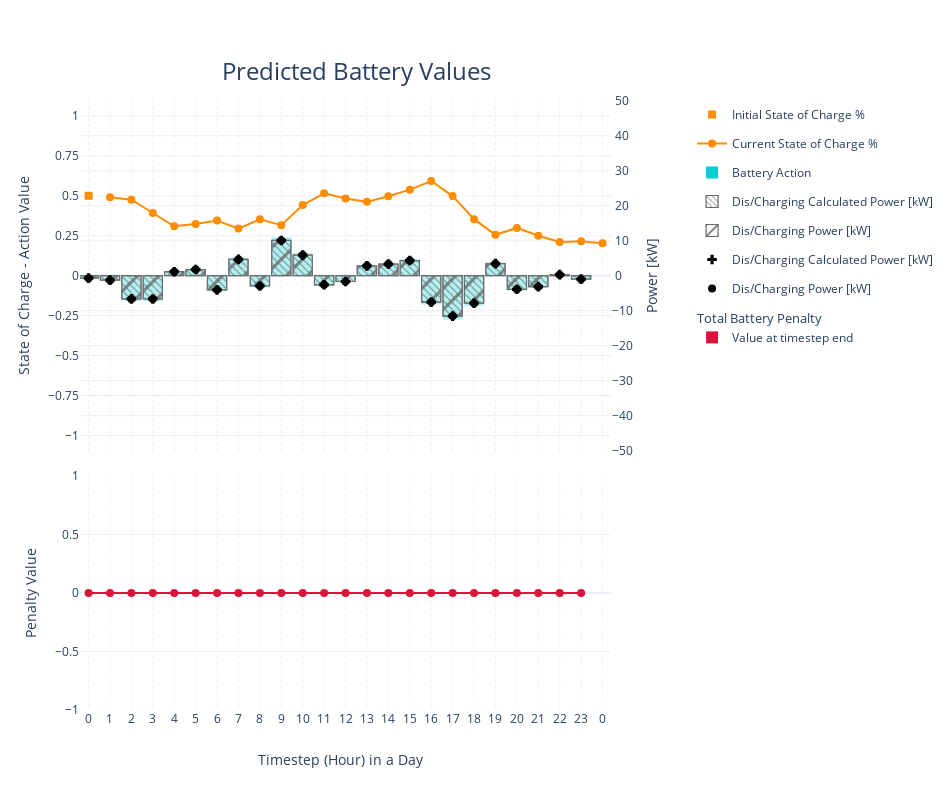

Here is the notebook cell this chart was saved with:
### Markdown cell above
#### Predicted Battery System Values and Penalties

### Code cell
subplot_fig = make_subplots(
    rows=2,
    row_heights=[0.6, 0.4],
    cols=1,
    shared_xaxes=True,
    vertical_spacing=0.04,
    specs=[[{'secondary_y': True}], [{'secondary_y': True}]]
)

subplot_fig.add_scatter(y=[0.5], yaxis='y', row=1, col=1, secondary_y=False,
                        x=[0], line_shape='linear', name='Initial State of Charge %', mode='markers',
                        marker=dict(size=8, symbol='square-dot'), line=dict(color='darkorange'), showlegend=True)
subplot_fig.add_scatter(y=battery_predictions['Battery SOC'], yaxis='y', row=1, col=1, secondary_y=False,
                        x=battery_predictions.index+1, line_shape='linear', name='Current State of Charge %', mode='markers+lines',
                        marker=dict(size=8, symbol='circle-dot'), line=dict(color='darkorange'), showlegend=True)
subplot_fig.add_bar(y=battery_predictions['Battery Action'], showlegend=True, yaxis='y2', width=0.9, row=1, col=1, secondary_y=False,
                    marker=dict(color='darkturquoise', coloraxis='coloraxis', opacity=0.3, line_width=0), name='Battery Action')

subplot_fig.add_bar(y=battery_predictions['Battery Calculated Power Value'], showlegend=True, yaxis='y3', width=0.9, row=1, col=1, secondary_y=True,
                    marker=dict(color='dimgrey', pattern=dict(shape='\\', fillmode='replace', size=5), opacity=0.8, line_width=1.2, line_color='dimgrey'), name='Dis/Charging Calculated Power [kW]')
subplot_fig.add_bar(y=battery_predictions['Battery Power Value'], showlegend=True, yaxis='y3', width=0.9, row=1, col=1, secondary_y=True,
                    marker=dict(color='dimgrey', pattern=dict(shape='/', fillmode='replace', size=15), opacity=0.8, line_width=1.2, line_color='dimgrey'), name='Dis/Charging Power [kW]')

subplot_fig.add_scatter(y=battery_predictions['Battery Calculated Power Value'], line_shape='linear', secondary_y=True, 
                        name='Dis/Charging Calculated Power [kW]', mode='markers', yaxis='y3', row=1, col=1,
                        marker=dict(size=8, symbol='cross'), line=dict(color='black'), showlegend=True)
subplot_fig.add_scatter(y=battery_predictions['Battery Power Value'], line_shape='linear', secondary_y=True,
                        name='Dis/Charging Power [kW]', mode='markers', yaxis='y3', row=1, col=1,
                        marker=dict(size=8, symbol='circle'), line=dict(color='black'), showlegend=True)

pbpenalties = penalties['Total Battery Penalty']
subplot_fig.add_scatter(y=pbpenalties, line_shape='linear', row=2, col=1, name='Value at timestep end', mode='lines+markers',
                        marker=dict(size=8, symbol='circle'), line=dict(color='crimson'), fill='tozeroy',
                        showlegend=False, secondary_y=False,
                        )
subplot_fig.add_bar(x=penalties.index, y=pbpenalties, row=2, col=1, name='Value at timestep end', secondary_y=False,
                        width=0.2, legendgrouptitle=dict(text='Total Battery Penalty'), legendgroup='Total Battery Penalty',
                        marker=dict(line_width=0, opacity=0.8, color='crimson', coloraxis='coloraxis'), showlegend=True)

subplot_fig.add_annotation(x=12/26, y=-0.1, text="Timestep (Hour) in a Day", textangle=0, xref="paper", yref="paper", font_size=14, showarrow=False)

max_timestep = int(initial_training_data.Departure.max() + 1)
subplot_fig.update_layout(title="Predicted Battery Values",
                          yaxis=dict(title=''), barmode='overlay')
subplot_fig.update_xaxes(tickformat='', griddash="dot", range=[-0.4, 24.4],
                         tickvals=[i for i in range(max_timestep)],
                         ticktext=[str(i%24) for i in range(max_timestep)])

# For plot export: w(1280)xh(720), w(1920)xh(1080)
# For better overview in jupyter: w(850)xh(650)
plot_width = 950
plot_height = 790

total_pen_max = pbpenalties.max()
y3type = 'log' if total_pen_max > 1000000 else 'linear'
y3max_margin = 6 if y3type == 'log' else round(total_pen_max + total_pen_max/10)
y3yaxistext = '- log scale' if y3type == 'log' else ''
subplot_fig.update_layout(height=plot_height, width=plot_width, title=dict(xanchor="center", x=12/32, font_size=24, y=0.92), 
                          showlegend=True, legend=dict(x=26/24),
                          yaxis=dict(tickformat=" ,~", nticks=5, range=[-1.1, 1.1], dtick=0.25, 
                                     title='State of Charge - Action Value'),
                          yaxis2=dict(tickformat=" ,~", nticks=5, range=[-50.2, 50.2], dtick=10, title='Power [kW]'),
                          yaxis3=dict(tickformat=" ,~g", nticks=6, type=y3type, 
                                      title=dict(text=f'Penalty Value {y3yaxistext}')))

subplot_fig.show()

del plot_width, plot_height

### Figure 1 — Plotly figure (JSON) as saved in the notebook; plotly's stock layout.template omitted (floating-point values rounded to 4 significant figures)
{"data": [{"line": {"color": "darkorange", "shape": "linear"}, "marker": {"size": 8, "symbol": "square-dot"}, "mode": "markers", "name": "Initial State of Charge %", "showlegend": true, "type": "scatter", "x": [0], "xaxis": "x", "y": [0.5], "yaxis": "y"}, {"line": {"color": "darkorange", "shape": "linear"}, "marker": {"size": 8, "symbol": "circle-dot"}, "mode": "markers+lines", "name": "Current State of Charge %", "showlegend": true, "type": "scatter", "x": [1, 2, 3, 4, 5, 6, 7, 8, 9, 10, 11, 12, 13, 14, 15, 16, 17, 18, 19, 20, 21, 22, 23, 24], "xaxis": "x", "y": [0.4912, 0.4753, 0.3924, 0.3092, 0.3234, 0.3453, 0.2947, 0.3529, 0.316, 0.4419, 0.5154, 0.4829, 0.4622, 0.4973, 0.5387, 0.5928, 0.4984, 0.354, 0.256, 0.299, 0.2504, 0.2113, 0.2149, 0.2024], "yaxis": "y"}, {"marker": {"color": "darkturquoise", "coloraxis": "coloraxis", "line": {"width": 0}, "opacity": 0.3}, "name": "Battery Action", "showlegend": true, "type": "bar", "width": 0.9, "xaxis": "x", "y": [-0.01681, -0.03041, -0.1587, -0.1592, 0.02713, 0.04185, -0.09686, 0.1114, -0.07055, 0.2409, 0.1408, -0.06225, -0.03964, 0.06708, 0.07926, 0.1036, -0.1806, -0.2763, -0.1877, 0.08231, -0.09295, -0.07494, 0.006906, -0.02384], "yaxis": "y"}, {"marker": {"color": "dimgrey", "line": {"color": "dimgrey", "width": 1.2}, "opacity": 0.8, "pattern": {"fillmode": "replace", "shape": "\\", "size": 5}}, "name": "Dis/Charging Calculated Power [kW]", "showlegend": true, "type": "bar", "width": 0.9, "xaxis": "x", "y": [-0.7028, -1.271, -6.633, -6.655, 1.134, 1.75, -4.049, 4.657, -2.949, 10.07, 5.886, -2.602, -1.657, 2.804, 3.313, 4.33, -7.55, -11.55, -7.845, 3.44, -3.885, -3.133, 0.2887, -0.9964], "yaxis": "y2"}, {"marker": {"color": "dimgrey", "line": {"color": "dimgrey", "width": 1.2}, "opacity": 0.8, "pattern": {"fillmode": "replace", "shape": "/", "size": 15}}, "name": "Dis/Charging Power [kW]", "showlegend": true, "type": "bar", "width": 0.9, "xaxis": "x", "y": [-0.7028, -1.271, -6.633, -6.655, 1.134, 1.75, -4.049, 4.657, -2.949, 10.07, 5.886, -2.602, -1.657, 2.804, 3.313, 4.33, -7.55, -11.55, -7.845, 3.44, -3.885, -3.133, 0.2887, -0.9964], "yaxis": "y2"}, {"line": {"color": "black", "shape": "linear"}, "marker": {"size": 8, "symbol": "cross"}, "mode": "markers", "name": "Dis/Charging Calculated Power [kW]", "showlegend": true, "type": "scatter", "xaxis": "x", "y": [-0.7028, -1.271, -6.633, -6.655, 1.134, 1.75, -4.049, 4.657, -2.949, 10.07, 5.886, -2.602, -1.657, 2.804, 3.313, 4.33, -7.55, -11.55, -7.845, 3.44, -3.885, -3.133, 0.2887, -0.9964], "yaxis": "y2"}, {"line": {"color": "black", "shape": "linear"}, "marker": {"size": 8, "symbol": "circle"}, "mode": "markers", "name": "Dis/Charging Power [kW]", "showlegend": true, "type": "scatter", "xaxis": "x", "y": [-0.7028, -1.271, -6.633, -6.655, 1.134, 1.75, -4.049, 4.657, -2.949, 10.07, 5.886, -2.602, -1.657, 2.804, 3.313, 4.33, -7.55, -11.55, -7.845, 3.44, -3.885, -3.133, 0.2887, -0.9964], "yaxis": "y2"}, {"fill": "tozeroy", "line": {"color": "crimson", "shape": "linear"}, "marker": {"size": 8, "symbol": "circle"}, "mode": "lines+markers", "name": "Value at timestep end", "showlegend": false, "type": "scatter", "xaxis": "x2", "y": [0, 0, 0, 0, 0, 0, 0, 0, 0, 0, 0, 0, 0, 0, 0, 0, 0, 0, 0, 0, 0, 0, 0, 0], "yaxis": "y3"}, {"legendgroup": "Total Battery Penalty", "legendgrouptitle": {"text": "Total Battery Penalty"}, "marker": {"color": "crimson", "coloraxis": "coloraxis", "line": {"width": 0}, "opacity": 0.8}, "name": "Value at timestep end", "showlegend": true, "type": "bar", "width": 0.2, "x": [0, 1, 2, 3, 4, 5, 6, 7, 8, 9, 10, 11, 12, 13, 14, 15, 16, 17, 18, 19, 20, 21, 22, 23], "xaxis": "x2", "y": [0, 0, 0, 0, 0, 0, 0, 0, 0, 0, 0, 0, 0, 0, 0, 0, 0, 0, 0, 0, 0, 0, 0, 0], "yaxis": "y3"}], "layout": {"annotations": [{"font": {"size": 14}, "showarrow": false, "text": "Timestep (Hour) in a Day", "textangle": 0, "x": 0.4615, "xref": "paper", "y": -0.1, "yref": "paper"}], "barmode": "overlay", "height": 790, "legend": {"x": 1.083}, "showlegend": true, "title": {"font": {"size": 24}, "text": "Predicted Battery Values", "x": 0.375, "xanchor": "center", "y": 0.92}, "width": 950, "xaxis": {"anchor": "y", "domain": [0, 0.94], "griddash": "dot", "matches": "x2", "range": [-0.4, 24.4], "showticklabels": false, "tickformat": "", "ticktext": ["0", "1", "2", "3", "4", "5", "6", "7", "8", "9", "10", "11", "12", "13", "14", "15", "16", "17", "18", "19", "20", "21", "22", "23", "0", "1", "2", "3"], "tickvals": [0, 1, 2, 3, 4, 5, 6, 7, 8, 9, 10, 11, 12, 13, 14, 15, 16, 17, 18, 19, 20, 21, 22, 23, 24, 25, 26, 27]}, "xaxis2": {"anchor": "y3", "domain": [0, 0.94], "griddash": "dot", "range": [-0.4, 24.4], "tickformat": "", "ticktext": ["0", "1", "2", "3", "4", "5", "6", "7", "8", "9", "10", "11", "12", "13", "14", "15", "16", "17", "18", "19", "20", "21", "22", "23", "0", "1", "2", "3"], "tickvals": [0, 1, 2, 3, 4, 5, 6, 7, 8, 9, 10, 11, 12, 13, 14, 15, 16, 17, 18, 19, 20, 21, 22, 23, 24, 25, 26, 27]}, "yaxis": {"anchor": "x", "domain": [0.424, 1], "dtick": 0.25, "nticks": 5, "range": [-1.1, 1.1], "tickformat": " ,~", "title": {"text": "State of Charge - Action Value"}}, "yaxis2": {"anchor": "x", "dtick": 10, "nticks": 5, "overlaying": "y", "range": [-50.2, 50.2], "side": "right", "tickformat": " ,~", "title": {"text": "Power [kW]"}}, "yaxis3": {"anchor": "x2", "domain": [0, 0.384], "nticks": 6, "tickformat": " ,~g", "title": {"text": "Penalty Value "}, "type": "linear"}, "yaxis4": {"anchor": "x2", "overlaying": "y3", "side": "right"}}}
